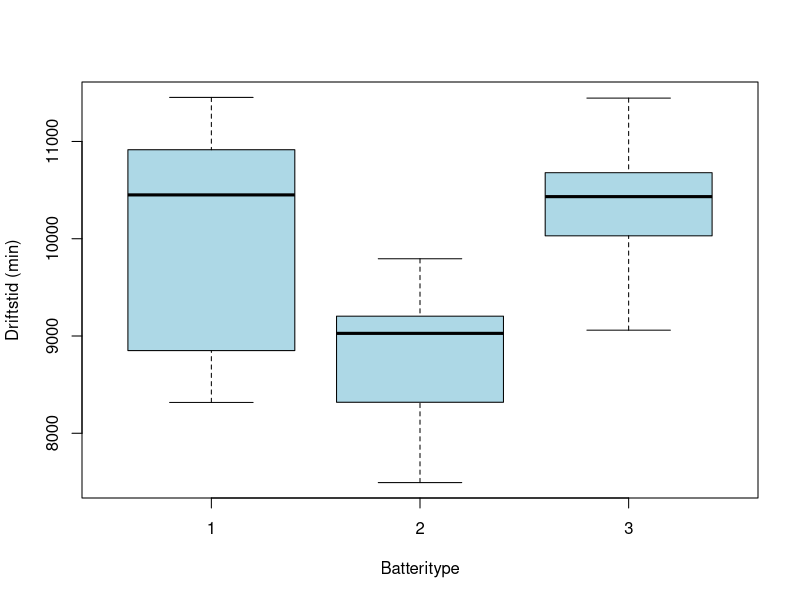

Write the R code that produced this figure.
# a) Beregn middelværdi og standardafvigelse for alle målingerne af driftstid
data = read.csv(file = "K2/eksoskelet_batterier.csv", sep=";");
driftstid = data$Driftstid

# Middelværdi
mean(driftstid)

# Standardafvigelse
sd(driftstid)

# b) Beregn middelværdi og standardafvigelse for hver af de tre batterityper
driftstid1 = driftstid[0:5]
driftstid2 = driftstid[6:10]
driftstid3 = driftstid[11:15]

mean(driftstid1)
mean(driftstid2)
mean(driftstid3)

sd(driftstid1)
sd(driftstid2)
sd(driftstid3)

# c) Lav et parallelt boksplot, der viser driftstiden for hver batteritype.
boxplot(driftstid1, driftstid2, driftstid3, names=c("1", "2", "3"), col="lightblue", horizontal=FALSE, ylab="Driftstid (min)", xlab="Batteritype")

